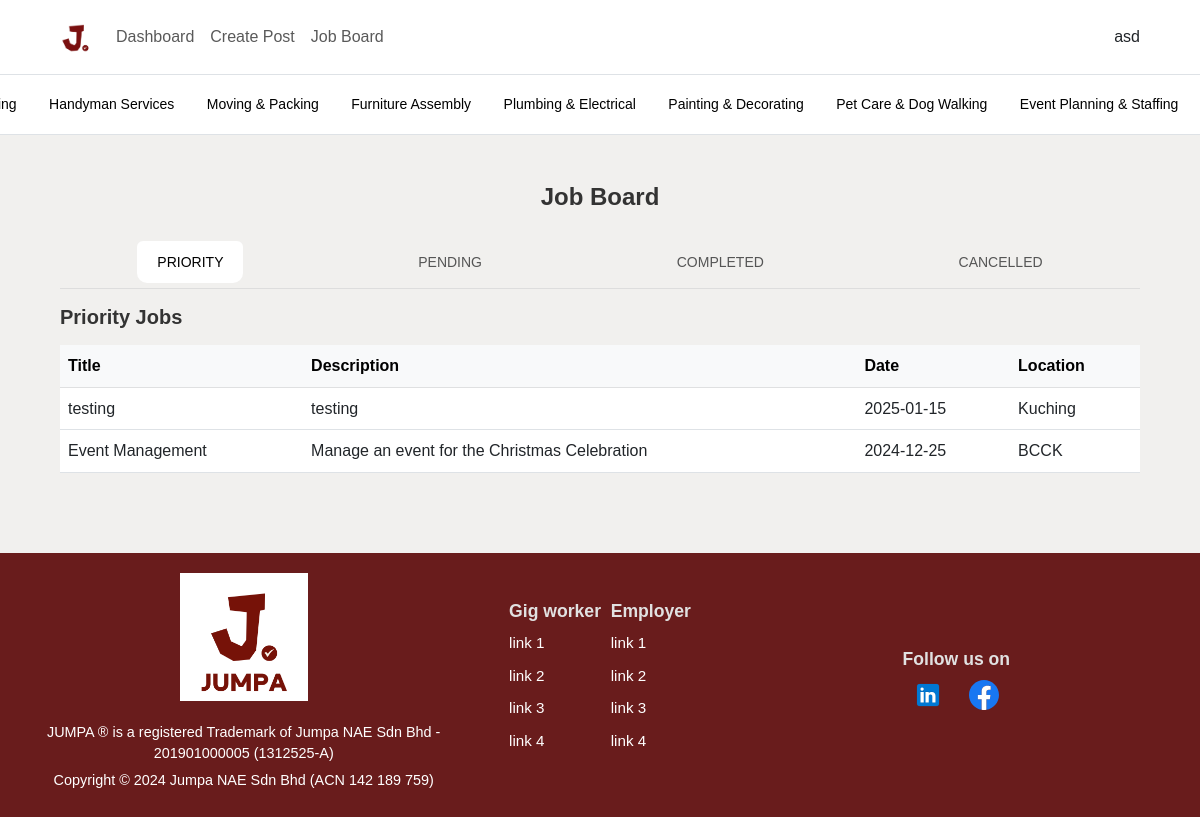
Screenshot of /php/jobboard.php (signed in) with the database file from the repository.
### tables this page shows
CREATE TABLE `task` (
  `task_id` int(11) NOT NULL,
  `task_title` varchar(255) NOT NULL,
  `task_description` varchar(255) NOT NULL,
  `task_date` date NOT NULL,
  `task_duration` varchar(255) NOT NULL,
  `task_location` varchar(255) NOT NULL,
  `task_toolsRequired` varchar(255) NOT NULL,
  `task_pax` int(10) NOT NULL,
  `task_price` int(10) NOT NULL,
  `task_dressCode` varchar(255) NOT NULL,
  `task_gender` varchar(255) NOT NULL,
  `task_nationality` varchar(255) NOT NULL,
  `task_ageRange` varchar(255) NOT NULL,
  `task_muslimFriendly` tinyint(1) NOT NULL,
  `task_foodProvision` tinyint(1) NOT NULL,
  `task_transportProvision` tinyint(1) NOT NULL,
  `task_status` tinyint(1) NOT NULL DEFAULT 0,
  `user_id` int(11) NOT NULL
);

### php/jobboard.php (the view, shortened to what this page needs)
<?php
include "connection.php";
?>
<!DOCTYPE html>
<html lang="en">
<head>
    <link href="https://cdn.jsdelivr.net/npm/bootstrap@5.3.0-alpha1/dist/css/bootstrap.min.css" rel="stylesheet">
    <link href="https://cdnjs.cloudflare.com/ajax/libs/font-awesome/6.0.0-beta3/css/all.min.css" rel="stylesheet">
    <link rel="stylesheet" href="../assets/css/styles.css">
</head>
<body class="jobboard-body">
    <?php
        include "topnav.php";
    ?>
    <main class="employee-dashboard">
        <div class="container">
            <h4 class="mb-4 text-center">Job Board</h4>
            <ul class="nav nav-tabs custom-nav-tabs" id="JobsTabs" role="tablist">
                <li class="nav-item" role="presentation">
                    <button class="nav-link active" id="priority-tab" data-bs-toggle="tab" data-bs-target="#priority" type="button" role="tab">Priority</button>
                </li>
                <li class="nav-item" role="presentation">
                    <button class="nav-link" id="pending-tab" data-bs-toggle="tab" data-bs-target="#pending" type="button" role="tab">Pending</button>
                </li>
                <li class="nav-item" role="presentation">
                    <button class="nav-link" id="completed-tab" data-bs-toggle="tab" data-bs-target="#completed" type="button" role="tab">Completed</button>
                </li>
                <li class="nav-item" role="presentation">
                    <button class="nav-link" id="cancelled-tab" data-bs-toggle="tab" data-bs-target="#cancelled" type="button" role="tab">Cancelled</button>
                </li>
            </ul>
            <div class="tab-content" id="JobsTabsContent">
                <div class="tab-pane fade show active mb-3" id="priority" role="tabpanel" aria-labelledby="priority-tab">
                    <h5 class="mt-3 mb-3">Priority Jobs</h5>
                    <div class="table-responsive">
                        <table class="table table-hover priority-Jobs-table">
                            <thead class="table-light">
                                <tr>
                                    <th>Title</th>
                                    <th>Description</th>
                                    <th>Date</th>
                                    <th>Location</th>
                                </tr>
                            </thead>
                            <tbody>
                                <?php
                                $detail_check = $conn->prepare("SELECT * FROM task WHERE task_status='0'");
                                $detail_check->execute();
                                $detail_result = $detail_check->get_result();
                                while ($user_row = $detail_result->fetch_assoc()) {
                                    echo "<tr onclick='window.location.href = \"jobboard_detail.php?task_id=" . $user_row['task_id'] . "\"' style='cursor: pointer;'>";
                                    echo "<td>" . htmlspecialchars($user_row['task_title']) . "</td>";
                                    echo "<td>" . htmlspecialchars($user_row['task_description']) . "</td>";
                                    echo "<td>" . htmlspecialchars($user_row['task_date']) . "</td>";
                                    echo "<td>" . htmlspecialchars($user_row['task_location']) . "</td>";
                                    echo "</tr>";
                                }
                                ?>
                            </tbody>
                        </table>
                    </div>
                </div>
            </div>
        </div>
    </main>
    <?php include 'footer.php'; ?>
</body>
</html>

### assets/css/styles.css (style rules this page uses)
:root { --color-primary: #691c1c; --color-secondary: lightgray; --color-light: #f1f0ee; --color-dark: #333; --color-white: #ffffff; --color-muted: #777777; --font-primary: 'Trebuchet MS', sans-serif; --font-secondary: 'Times New Roman', serif; --gap-small: 1rem; --gap-medium: 2rem; --gap-large: 4rem; --padding-base: 1.5rem; --margin-base: 1.5rem; --border-radius-base: 10px; --shadow-base: 0 2px 8px rgba(0, 0, 0, 0.1); }
* { margin: 0; padding: 0; box-sizing: border-box; }
body { font-family:var(--font-primary); line-height: 1.6; background-color: #fff; }
main { background-color: #fff; }
button { padding: var(--gap-small) var(--gap-medium); font-size: 1rem; border-radius: var(--border-radius-base); }
.employee-dashboard { background-color: var(--color-light); padding: 3rem; }
.custom-nav-tabs { position: relative; display: flex; border-bottom: 1px solid #ddd; justify-content: space-around; }
.custom-nav-tabs .nav-link { position: relative; font-size: 14px; font-weight: 500; text-transform: uppercase; padding: 10px 20px; margin: 5px 5px; border: none; background: none; color: #555; cursor: pointer; transition: color 0.3s ease; }
h4, h5 { font-family: 'Arial', sans-serif; color: var(--color-dark); font-weight: bold; }

### rows the page displays
task: task_title "testing", task_description "testing", task_date "2025-01-15", task_location "Kuching"
task: task_title "Event Management", task_description "Manage an event for the Christmas Celebration", task_date "2024-12-25", task_location "BCCK"

### other values shown
$_SESSION['username'] "asd"
